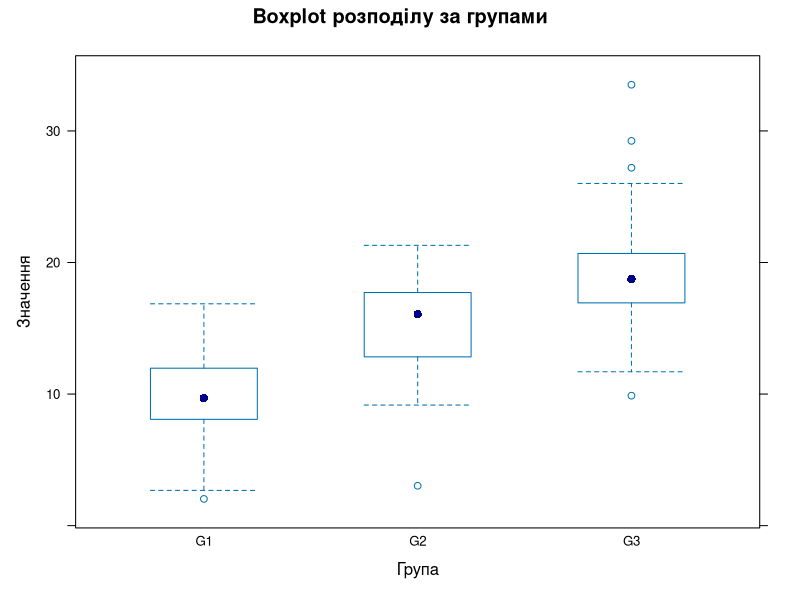

Source code (R):
library(lattice)
library(tidyverse)

# Дані для boxplot
set.seed(42)
df_box <- tibble(
  Group = rep(c("G1", "G2", "G3"), each = 50),
  Value = c(
    rnorm(50, 10, 3),
    rnorm(50, 15, 4),
    rnorm(50, 20, 5)
  )
)

# BWplot
bwplot(Value ~ Group, data = df_box,
       main = "Boxplot розподілу за групами",
       xlab = "Група", ylab = "Значення",
       col = "darkblue")
